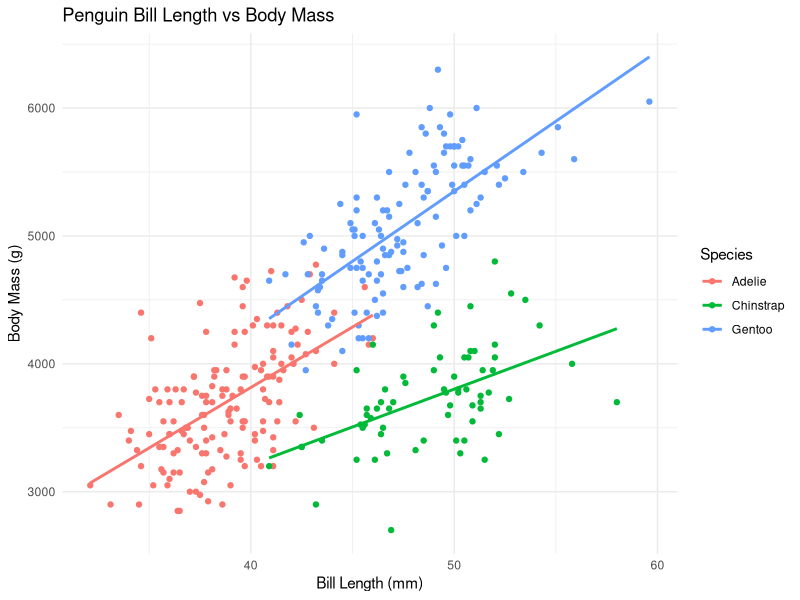

Write the R code that produced this figure.
## ---- chunk 1
#| label: setup
#| include: false

library(palmerpenguins)
library(dplyr)
library(ggplot2)
library(tidyr)
## ---- chunk 2
#| include: false

df <- palmerpenguins::penguins

summary(df)
## ---- chunk 3
df |>
  summarise(across(everything(), ~ sum(is.na(.)))) |>
  tidyr::pivot_longer(
    everything(),
    names_to = "variable",
    values_to = "missing_values"
  )
## ---- chunk 4
#| include: false

plot_df <- df |>
  filter(!is.na(bill_length_mm), !is.na(body_mass_g))

excluded_n <- nrow(df) - nrow(plot_df)
## ---- chunk 5
plot_df |>
  ggplot(aes(x = bill_length_mm, y = body_mass_g, color = species)) +
  geom_point() +
  geom_smooth(method = "lm", se = FALSE, formula = "y ~ x") +
  labs(
    title = "Penguin Bill Length vs Body Mass",
    x = "Bill Length (mm)",
    y = "Body Mass (g)",
    color = "Species"
  ) +
  theme_minimal()
